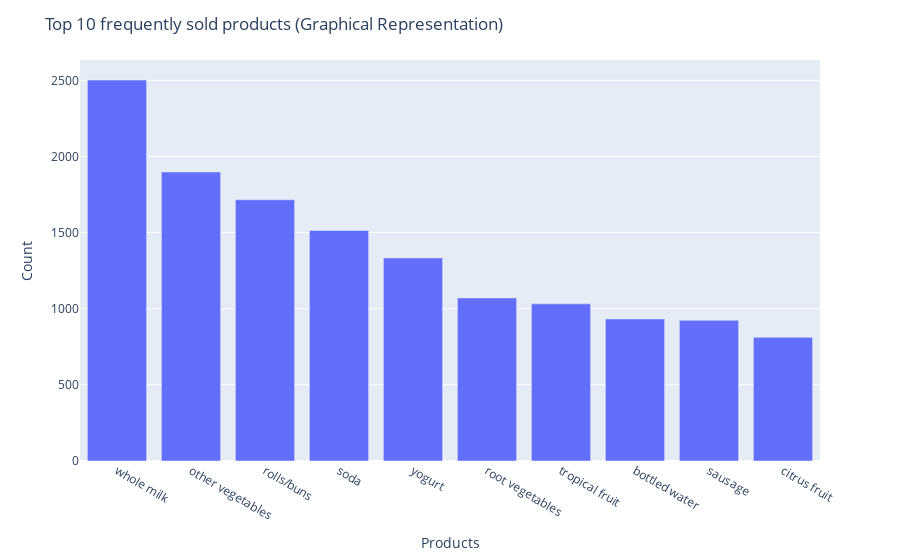

Source (notebook cell):
### Code cell
#plot in to the figure
fig = px.bar(x= x.index, y= x.values)
fig.update_layout(title_text= "Top 10 frequently sold products (Graphical Representation)", xaxis_title= "Products", yaxis_title="Count")
fig.show()

### Figure 1 — Plotly figure (JSON) as saved in the notebook; plotly's stock layout.template omitted (floating-point values rounded to 4 significant figures)
{"data": [{"alignmentgroup": "True", "hovertemplate": "x=%{x}<br>y=%{y}<extra></extra>", "legendgroup": "", "marker": {"color": "#636efa", "pattern": {"shape": ""}}, "name": "", "offsetgroup": "", "orientation": "v", "showlegend": false, "textposition": "auto", "type": "bar", "x": ["whole milk", "other vegetables", "rolls/buns", "soda", "yogurt", "root vegetables", "tropical fruit", "bottled water", "sausage", "citrus fruit"], "xaxis": "x", "y": [2502, 1898, 1716, 1514, 1334, 1071, 1032, 933, 924, 812], "yaxis": "y"}], "layout": {"barmode": "relative", "legend": {"tracegroupgap": 0}, "margin": {"t": 60}, "title": {"text": "Top 10 frequently sold products (Graphical Representation)"}, "xaxis": {"anchor": "y", "domain": [0, 1], "title": {"text": "Products"}}, "yaxis": {"anchor": "x", "domain": [0, 1], "title": {"text": "Count"}}}}
